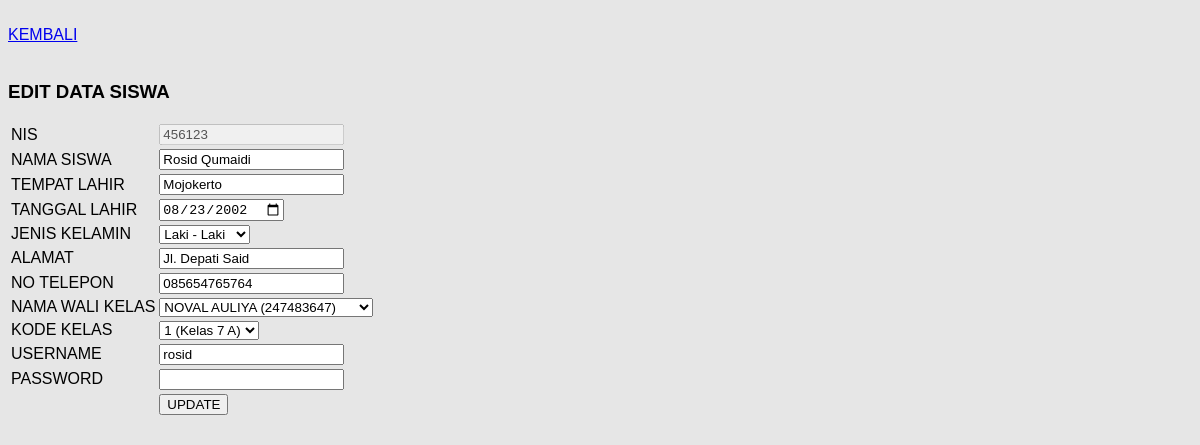
The page /view/siswa/edit.php?nis=456123 (signed in) on the database its author committed.
### tables this page shows
CREATE TABLE `siswa` (
  `nis` int(11) NOT NULL,
  `nm_siswa` varchar(255) NOT NULL,
  `tmp_lahir` varchar(255) NOT NULL,
  `tgl_lahir` date NOT NULL,
  `jkel` varchar(255) NOT NULL,
  `alamat` text NOT NULL,
  `telp` varchar(255) NOT NULL,
  `nm_wali` varchar(255) NOT NULL,
  `kd_kelas` int(11) NOT NULL,
  `username` varchar(255) NOT NULL,
  `password` varchar(255) NOT NULL
);

CREATE TABLE `kelas` (
  `kd_kelas` int(11) NOT NULL,
  `nm_kelas` varchar(255) NOT NULL,
  `jml_siswa` int(11) NOT NULL,
  `thn_ajaran` varchar(255) NOT NULL,
  `nip` int(11) NOT NULL,
  `nm_guru` varchar(255) NOT NULL
);

### view/siswa/edit.php (the view, shortened to what this page needs)
<!DOCTYPE html>
<html>
<head>
    <link rel="stylesheet" href="../../assets/css/style.css">
</head>
<body>
	<br/>
	<a href="index.php">KEMBALI</a>
	<br/>
	<br/>
	<h3>EDIT DATA SISWA</h3>
	<?php
		include '../../config/koneksi.php';
		$nis = $_GET['nis'];
		$data = mysqli_query($koneksi,"SELECT * FROM siswa WHERE nis='$nis'");
		while($d = mysqli_fetch_array($data))
		{
	?>
		<form method="post" action="edit_aksi.php" enctype="multipart/form-data">
			<table>
				<tr>
					<td>NIS</td>
					<td>
						<input type="number" disabled value="<?php echo $d['nis']; ?>">
					</td>
				</tr>
				<tr>
					<td>NAMA SISWA</td>
					<td><input type="text" name="nm_siswa" value="<?php echo $d['nm_siswa']; ?>"></td>
				</tr>
				<tr>
					<td>TEMPAT LAHIR</td>
					<td><input type="text" name="tmp_lahir" value="<?php echo $d['tmp_lahir']; ?>"></td>
				</tr>
				<tr>
					<td>TANGGAL LAHIR</td>
					<td><input type="date" name="tgl_lahir" value="<?php echo $d['tgl_lahir']; ?>"></td>
				</tr>
				<tr>
					<td>JENIS KELAMIN</td>
					<td>
						<select name="jkel">
							<option value="Laki - Laki">Laki - Laki</option>
						</select>
					</td>
				</tr>
				<tr>
					<td>ALAMAT</td>
					<td><input type="text" name="alamat" value="<?php echo $d['alamat']; ?>"></td>
				</tr>
				<tr>
					<td>NO TELEPON</td>
					<td><input type="text" name="telp" value="<?php echo $d['telp']; ?>"></td>
				</tr>
				<tr>
					<td>NAMA WALI KELAS</td>
					<td>
						<select name="nm_wali">
							<?php
								$sqlKat = mysqli_query($koneksi,"SELECT * FROM kelas");
								$dataKat = mysqli_fetch_all($sqlKat, MYSQLI_ASSOC);
								foreach($dataKat as $r):
							?>
								<option value="<?php echo $r['nm_guru']; ?>" <?= $r['nm_guru'] == $d['nm_wali'] ? "selected" : "" ?>>
									<?php echo $r['nm_guru']; ?> (<?php echo $r['nip']; ?>)
								</option>
							<?php endforeach; ?>
						</select>
					</td>
				</tr>
				<tr>
					<td>KODE KELAS</td>
					<td>
						<select name="kd_kelas">
							<?php
								$sqlKat = mysqli_query($koneksi,"SELECT * FROM kelas");
								$dataKat = mysqli_fetch_all($sqlKat, MYSQLI_ASSOC);
								foreach($dataKat as $r):
							?>
								<option value="<?php echo $r['kd_kelas']; ?>" <?= $r['kd_kelas'] == $d['kd_kelas'] ? "selected" : "" ?>>
									<?php echo $r['kd_kelas']; ?> (<?php echo $r['nm_kelas']; ?>)
								</option>
							<?php endforeach; ?>
						</select>
					</td>
				</tr>
				<tr>
					<td>USERNAME</td>
					<td><input type="text" name="username" value="<?php echo $d['username']; ?>"></td>
				</tr>
				<tr>
					<td>PASSWORD</td>
					<td><input type="password" name="password"></td>
				</tr>
				<tr>
					<td></td>
					<td><input type="submit" value="UPDATE"></td>
				</tr>
			</table>
		</form>
	<?php } ?>
</body>
</html>

### assets/css/style.css (style rules this page uses)
body { background: #e6e6e6; font-family: Arial, Helvetica, sans-serif; }
form { background: #e6e6e6; }

### rows shown on the page
siswa: nis "456123", nm_siswa "Rosid Qumaidi", tmp_lahir "Mojokerto", tgl_lahir "08/23/2002", alamat "Jl. Depati Said", telp "085654765764", nm_wali "NOVAL AULIYA (247483647)", kd_kelas "1 (Kelas 7 A)", username "rosid"
